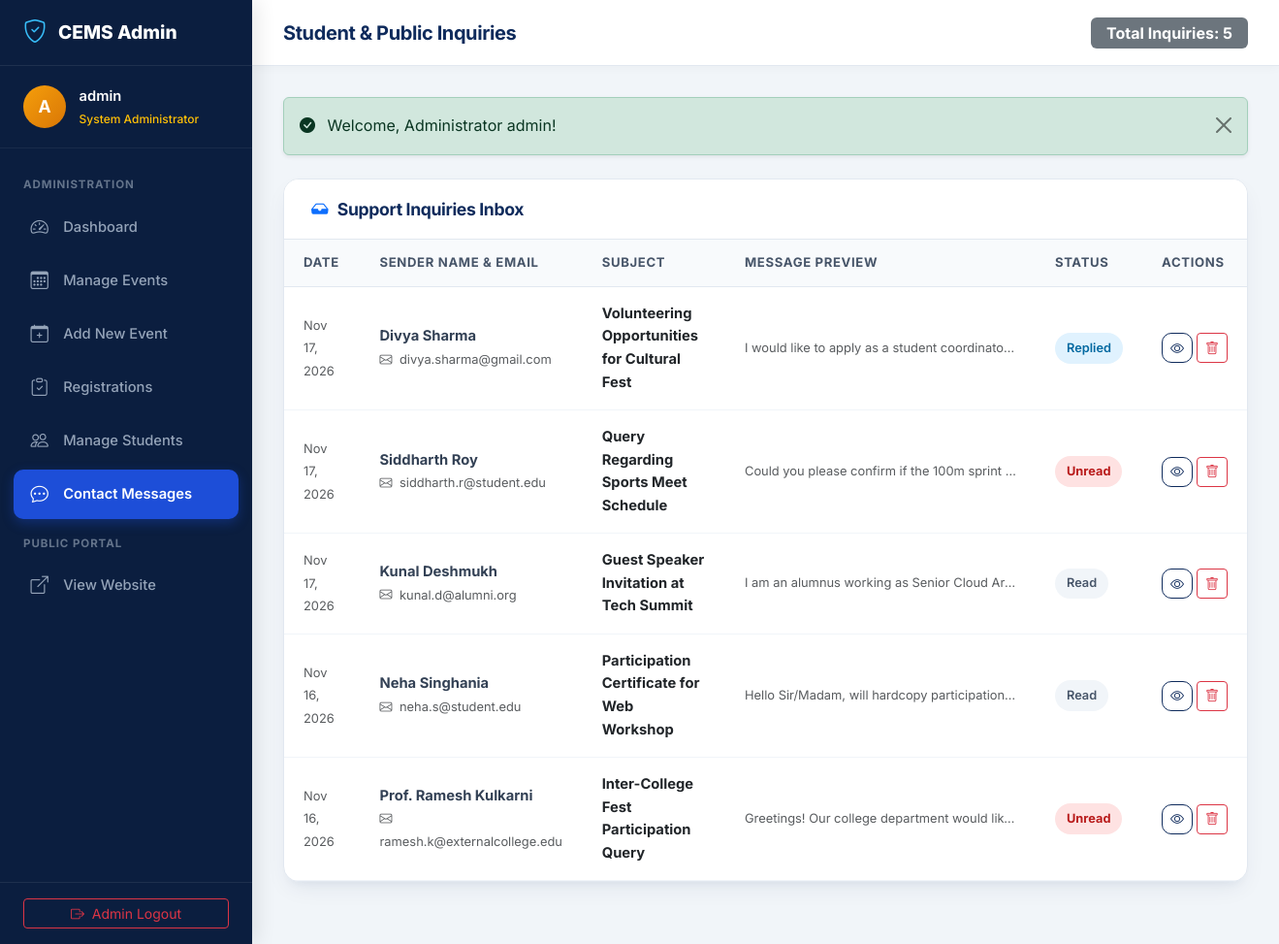
Page /admin/contact_messages.php (signed in) on the committed database.
### tables this page shows
CREATE TABLE `contact_messages` (
  `message_id` INT AUTO_INCREMENT PRIMARY KEY,
  `name` VARCHAR(100) NOT NULL,
  `email` VARCHAR(100) NOT NULL,
  `subject` VARCHAR(150) NOT NULL,
  `message` TEXT NOT NULL,
  `status` ENUM('Unread', 'Read', 'Replied') NOT NULL DEFAULT 'Unread',
  `created_at` TIMESTAMP DEFAULT CURRENT_TIMESTAMP
);

### includes/auth.php (called while the page is built, shortened)
<?php
function isAdminLoggedIn(): bool {
    return isset($_SESSION['user_type']) && $_SESSION['user_type'] === 'admin' && !empty($_SESSION['admin_id']);
}
function getLoggedInAdmin(): ?array {
    return [
        'admin_id' => $_SESSION['admin_id'] ?? null,
        'username' => $_SESSION['admin_username'] ?? '',
        'email'    => $_SESSION['admin_email'] ?? ''
    ];
}
function e(?string $string): string {
    return htmlspecialchars((string)$string, ENT_QUOTES, 'UTF-8');
}
function getFlash(): ?array {
    if (isset($_SESSION['flash'])) {
        $flash = $_SESSION['flash'];
        return $flash;
    }
    return null;
}
function formatDate(string $dateStr): string {
    $timestamp = strtotime($dateStr);
    return $timestamp ? date('M d, Y', $timestamp) : $dateStr;
}

### admin/contact_messages.php (the view, shortened to what this page needs)
<?php
require_once __DIR__ . '/../includes/header.php';
$admin = getLoggedInAdmin();
$pdo = getDBConnection();
$messages = [];
try {
    $messages = $pdo->query("SELECT * FROM contact_messages ORDER BY created_at DESC")->fetchAll();
} catch (Exception $e) {
    $errorMsg = $e->getMessage();
}
?>
<div class="dashboard-wrapper">
    <aside class="dashboard-sidebar">
        <div class="sidebar-brand">
            <i class="bi bi-shield-check"></i>
            <span>CEMS Admin</span>
        </div>
        <div class="sidebar-user">
            <div class="user-avatar" style="background: linear-gradient(135deg, #f59e0b 0%, #d97706 100%);">
                <?= strtoupper(substr($admin['username'] ?? 'A', 0, 1)); ?>
            </div>
            <div class="user-info text-truncate" style="max-width: 160px;">
                <div class="name text-truncate"><?= e($admin['username']); ?></div>
                <div class="role text-warning">System Administrator</div>
            </div>
        </div>
        <ul class="sidebar-menu">
            <li class="menu-header">Administration</li>
            <li class="nav-item">
                <a class="nav-link" href="dashboard.php">
                    <i class="bi bi-speedometer2"></i> Dashboard
                </a>
            </li>
            <li class="nav-item">
                <a class="nav-link" href="manage_events.php">
                    <i class="bi bi-calendar3"></i> Manage Events
                </a>
            </li>
            <li class="nav-item">
                <a class="nav-link" href="add_event.php">
                    <i class="bi bi-calendar-plus"></i> Add New Event
                </a>
            </li>
            <li class="nav-item">
                <a class="nav-link" href="manage_registrations.php">
                    <i class="bi bi-clipboard-check"></i> Registrations
                </a>
            </li>
            <li class="nav-item">
                <a class="nav-link" href="manage_students.php">
                    <i class="bi bi-people"></i> Manage Students
                </a>
            </li>
            <li class="nav-item">
                <a class="nav-link active" href="contact_messages.php">
                    <i class="bi bi-chat-dots"></i> Contact Messages
                </a>
            </li>
            <li class="menu-header">Public Portal</li>
            <li class="nav-item">
                <a class="nav-link" href="../index.php" target="_blank">
                    <i class="bi bi-box-arrow-up-right"></i> View Website
                </a>
            </li>
        </ul>
        <div class="sidebar-footer">
            <a href="../logout.php" class="btn btn-outline-danger w-100 btn-sm">
                <i class="bi bi-box-arrow-right me-1"></i> Admin Logout
            </a>
        </div>
    </aside>
    <div class="dashboard-main">
        <header class="dashboard-topbar">
            <div class="d-flex align-items-center gap-3">
                <h1 class="topbar-title">Student & Public Inquiries</h1>
            </div>
            <div class="d-flex align-items-center gap-2">
                <span class="badge bg-secondary fs-6 px-3 py-2">Total Inquiries: <?= count($messages); ?></span>
            </div>
        </header>
        <main class="dashboard-content">
            <?php $flash = getFlash(); if ($flash): ?>
                <div class="alert alert-<?= e($flash['type']); ?> alert-dismissible fade show shadow-sm mb-4" role="alert">
                    <i class="bi bi-check-circle-fill me-2"></i> <?= e($flash['message']); ?>
                    <button type="button" class="btn-close" data-bs-dismiss="alert"></button>
                </div>
            <?php endif; ?>
            <div class="content-card">
                <div class="content-card-header">
                    <h3 class="content-card-title">
                        <i class="bi bi-inbox-fill text-primary"></i> Support Inquiries Inbox
                    </h3>
                </div>
                <div class="content-card-body p-0">
                    <?php if (!empty($messages)): ?>
                        <div class="table-responsive">
                            <table class="table-custom">
                                <thead>
                                    <tr>
                                        <th>Date</th>
                                        <th>Sender Name & Email</th>
                                        <th>Subject</th>
                                        <th>Message Preview</th>
                                        <th>Status</th>
                                        <th>Actions</th>
                                    </tr>
                                </thead>
                                <tbody>
                                    <?php foreach ($messages as $msg): ?>
                                        <tr id="msg-<?= $msg['message_id']; ?>">
                                            <td>
                                                <small class="text-muted"><?= formatDate($msg['created_at']); ?></small>
                                            </td>
                                            <td>
                                                <strong><?= e($msg['name']); ?></strong><br>
                                                <a href="mailto:<?= e($msg['email']); ?>" class="small text-muted text-decoration-none">
                                                    <i class="bi bi-envelope me-1"></i> <?= e($msg['email']); ?>
                                                </a>
                                            </td>
                                            <td>
                                                <strong class="text-dark"><?= e($msg['subject']); ?></strong>
                                            </td>
                                            <td>
                                                <div class="small text-muted text-truncate" style="max-width: 280px;">
                                                    <?= e($msg['message']); ?>
                                                </div>
                                            </td>
                                            <td>
                                                <span class="status-pill <?= strtolower($msg['status']); ?>">
                                                    <?= e($msg['status']); ?>
                                                </span>
                                            </td>
                                            <td>
                                                <div class="d-flex gap-1">
                                                    <button type="button" class="btn btn-sm btn-outline-primary"
                                                            data-bs-toggle="modal" data-bs-target="#msgModal<?= $msg['message_id']; ?>" title="Read Full Message">
                                                        <i class="bi bi-eye"></i>
                                                    </button>
                                                    <form method="POST" action="contact_messages.php" class="d-inline">
                                                        <button type="submit" class="btn btn-sm btn-outline-danger"
                                                                data-confirm="Are you sure you want to delete this inquiry?" title="Delete Message">
                                                            <i class="bi bi-trash"></i>
                                                        </button>
                                                    </form>
                                                </div>
                                            </td>
                                        </tr>
                                    <?php endforeach; ?>
                                </tbody>
                            </table>
                        </div>
                    <?php endif; ?>
                </div>
            </div>
        </main>
    </div>
</div>
</body>
</html>

### assets/css/style.css (style rules this page uses)
:root { --primary-color: #0f2b5c; --primary-hover: #0a1e40; --secondary-color: #0284c7; --secondary-hover: #0369a1; --accent-color: #f59e0b; --bg-light: #f8fafc; --bg-white: #ffffff; --text-dark: #1e293b; --text-muted: #64748b; --border-color: #e2e8f0; --card-shadow: 0 10px 25px -5px rgba(15, 43, 92, 0.07), 0 8px 10px -6px rgba(15, 43, 92, 0.05); --card-hover-shadow: 0 20px 30px -10px rgba(15, 43, 92, 0.15); --transition: all 0.25s cubic-bezier(0.4, 0, 0.2, 1); --radius-sm: 6px; --radius-md: 10px; --radius-lg: 16px; --radius-xl: 24px; }
body { font-family: 'Inter', -apple-system, BlinkMacSystemFont, "Segoe UI", Roboto, "Helvetica Neue", Arial, sans-serif; color: var(--text-dark); background-color: var(--bg-light); line-height: 1.6; min-height: 100vh; display: flex; flex-direction: column; }
main { flex: 1 0 auto; }
h1, h2, h3, h4, h5, h6 { font-weight: 700; color: var(--primary-color); letter-spacing: -0.02em; }
a { text-decoration: none; transition: var(--transition); }
.btn-outline-primary { color: var(--primary-color); border-color: var(--primary-color); font-weight: 600; border-radius: var(--radius-md); }

### rows in the picture
contact_messages: created_at "Nov 17, 2026", name "Divya Sharma", email "divya.sharma@gmail.com", subject "Volunteering Opportunities for Cultural Fest", message "I would like to apply as a student coordinato…", status "Replied"
contact_messages: created_at "Nov 17, 2026", name "Siddharth Roy", email "siddharth.r@student.edu", subject "Query Regarding Sports Meet Schedule", message "Could you please confirm if the 100m sprint…", status "Unread"
contact_messages: created_at "Nov 17, 2026", name "Kunal Deshmukh", email "kunal.d@alumni.org", subject "Guest Speaker Invitation at Tech Summit", message "I am an alumnus working as Senior Cloud Ar…", status "Read"
contact_messages: created_at "Nov 16, 2026", name "Neha Singhania", email "neha.s@student.edu", subject "Participation Certificate for Web Workshop", message "Hello Sir/Madam, will hardcopy participation…", status "Read"
contact_messages: created_at "Nov 16, 2026", name "Prof. Ramesh Kulkarni", email "ramesh.k@externalcollege.edu", subject "Inter-College Fest Participation Query", message "Greetings! Our college department would lik…", status "Unread"

### other values in the picture
substr($admin['username'] ?? 'A', 0, 1) "A"
$admin['username'] "admin"
count($messages) "5"
$flash['message'] "Welcome, Administrator admin!"
